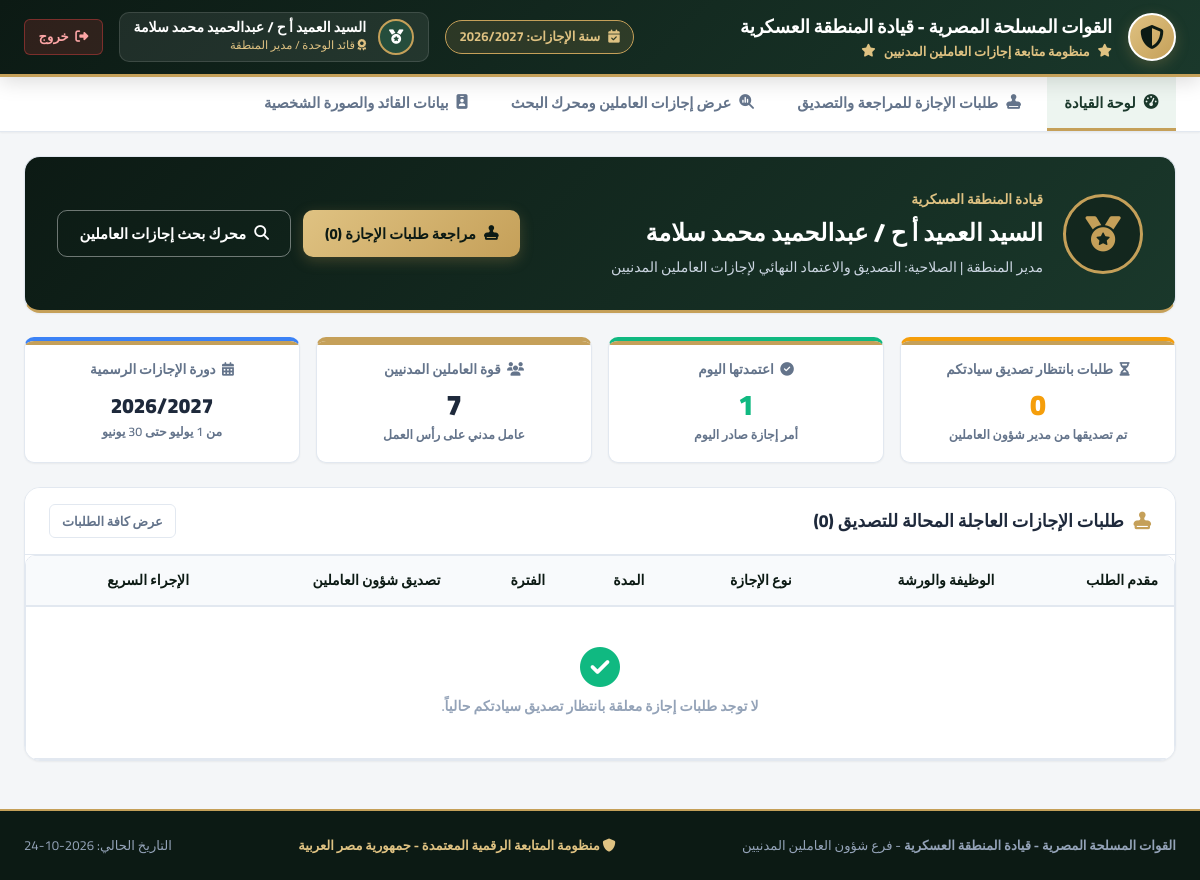
The app's page /commander/ (signed in) with its own data.
### leaves_management/models.py (models this page shows, shortened)
class UserProfile(models.Model):
    ROLE_CHOICES = [
        ('worker', 'العامل المدني'),
        ('hr_manager', 'مدير شئون العاملين'),
        ('commander', 'مدير المنطقة (العميد)'),
    ]
    user = models.OneToOneField(User, on_delete=models.CASCADE, related_name='profile')
    role = models.CharField(max_length=20, choices=ROLE_CHOICES, verbose_name="نوع الحساب")
    full_name = models.CharField(max_length=150, verbose_name="الاسم بالكامل")
    job_title = models.CharField(max_length=150, verbose_name="الوظيفة / المنصب")
    department = models.CharField(max_length=150, default="قيادة المنطقة العسكرية", verbose_name="القسم / الوحدة")
    phone = models.CharField(max_length=20, blank=True, verbose_name="رقم الهاتف")
    avatar = models.ImageField(upload_to='avatars/', null=True, blank=True, verbose_name="الصورة الشخصية")
    class Meta:
        verbose_name = "ملف المستخدم"
        verbose_name_plural = "ملفات المستخدمين"

### leaves_management/views.py (the view)
        def wrapper(request, *args, **kwargs):
            if not request.user.is_authenticated:
                return redirect('login')
            try:
                role = request.user.profile.role
            except Exception:
                role = 'worker'
            if role not in allowed_roles:
                messages.warning(request, 'عفواً، لا تملك الصلاحية للوصول إلى هذه الصفحة.')
                return redirect_by_role(request.user)
            return view_func(request, *args, **kwargs)

### leaves_management/models.py (called while the page is built)
def get_current_leave_year_info(target_date=None):
    if target_date is None:
        target_date = timezone.localdate()
    if isinstance(target_date, str):
        target_date = date.fromisoformat(target_date)
    if target_date.month >= 7:
        start_year = target_date.year
        end_year = target_date.year + 1
    else:
        start_year = target_date.year - 1
        end_year = target_date.year
    year_label = f"{start_year}/{end_year}"
    start_date = date(start_year, 7, 1)
    end_date = date(end_year, 6, 30)
    return year_label, start_date, end_date

### leaves_management/views.py (called while the page is built)
def role_required(*allowed_roles):
    def decorator(view_func):
        def wrapper(request, *args, **kwargs):
            if not request.user.is_authenticated:
                return redirect('login')
            try:
                role = request.user.profile.role
            except Exception:
                role = 'worker'
            if role not in allowed_roles:
                messages.warning(request, 'عفواً، لا تملك الصلاحية للوصول إلى هذه الصفحة.')
                return redirect_by_role(request.user)
            return view_func(request, *args, **kwargs)
        return wrapper
    return decorator

### templates/commander/dashboard.html (shortened to what this page needs)
{% extends 'base.html' %}
{% block content %}
<div class="commander-dashboard-container">
    <div class="mil-card" style="background: linear-gradient(135deg, #0c1a14 0%, #1a382b 100%); color: #ffffff; border-bottom: 3px solid var(--mil-gold);">
        <div class="mil-card-body" style="padding: 2rem;">
            <div style="display: flex; justify-content: space-between; align-items: center; flex-wrap: wrap; gap: 1.5rem;">
                <div style="display: flex; align-items: center; gap: 1.25rem;">
                    {% if user_profile and user_profile.avatar %}
                    <img src="{{ user_profile.avatar.url }}" alt="Commander Photo" style="width: 80px; height: 80px; border-radius: 50%; object-fit: cover; border: 3px solid var(--mil-gold); box-shadow: var(--shadow-gold);">
                    {% else %}
                    <div style="width: 80px; height: 80px; border-radius: 50%; background: var(--mil-dark-surface); border: 3px solid var(--mil-gold); display: flex; align-items: center; justify-content: center; font-size: 2.2rem; color: var(--mil-gold);">
                        <i class="fa-solid fa-medal"></i>
                    </div>
                    {% endif %}
                    <div>
                        <div style="font-size: 0.85rem; color: var(--mil-gold-light); font-weight: 700;">قيادة المنطقة العسكرية</div>
                        <h2 style="font-size: 1.5rem; font-weight: 900; color: #ffffff; margin-top: 0.2rem;">
                            {{ user_profile.full_name }}
                        </h2>
                        <div style="font-size: 0.88rem; color: #cbd5e1; margin-top: 0.25rem;">
                            {{ user_profile.job_title }} | الصلاحية: التصديق والاعتماد النهائي لإجازات العاملين المدنيين
                        </div>
                    </div>
                </div>
                <div style="display: flex; gap: 0.75rem; flex-wrap: wrap;">
                    <a href="{% url 'commander_requests' %}" class="btn btn-gold">
                        <i class="fa-solid fa-stamp"></i> مراجعة طلبات الإجازة ({{ pending_count }})
                    </a>
                    <a href="{% url 'commander_all_leaves' %}" class="btn btn-outline" style="color: #fff; border-color: rgba(255,255,255,0.4);">
                        <i class="fa-solid fa-magnifying-glass"></i> محرك بحث إجازات العاملين
                    </a>
                </div>
            </div>
        </div>
    </div>
    <div class="tally-grid" style="grid-template-columns: repeat(auto-fit, minmax(220px, 1fr)); margin-bottom: 1.5rem;">
        <div class="tally-box" style="border-top: 4px solid var(--warning);">
            <div class="tally-title"><i class="fa-solid fa-hourglass-half"></i> طلبات بانتظار تصديق سيادتكم</div>
            <div class="tally-metric" style="color: var(--warning);">{{ pending_count }}</div>
            <div class="tally-sub">تم تصديقها من مدير شؤون العاملين</div>
        </div>
        <div class="tally-box" style="border-top: 4px solid var(--success);">
            <div class="tally-title"><i class="fa-solid fa-circle-check"></i> اعتمدتها اليوم</div>
            <div class="tally-metric" style="color: var(--success);">{{ today_approved }}</div>
            <div class="tally-sub">أمر إجازة صادر اليوم</div>
        </div>
        <div class="tally-box" style="border-top: 4px solid var(--mil-gold);">
            <div class="tally-title"><i class="fa-solid fa-users"></i> قوة العاملين المدنيين</div>
            <div class="tally-metric">{{ total_workers }}</div>
            <div class="tally-sub">عامل مدني على رأس العمل</div>
        </div>
        <div class="tally-box" style="border-top: 4px solid #3b82f6;">
            <div class="tally-title"><i class="fa-solid fa-calendar-days"></i> دورة الإجازات الرسمية</div>
            <div class="tally-metric" style="font-size: 1.3rem; padding-top: 0.4rem;">{{ current_leave_year }}</div>
            <div class="tally-sub">من 1 يوليو حتى 30 يونيو</div>
        </div>
    </div>
    <div class="mil-card">
        <div class="mil-card-header">
            <div class="mil-card-title">
                <i class="fa-solid fa-stamp"></i>
                طلبات الإجازات العاجلة المحالة للتصديق ({{ pending_count }})
            </div>
            <a href="{% url 'commander_requests' %}" class="btn btn-sm btn-outline">عرض كافة الطلبات</a>
        </div>
        <div class="mil-card-body" style="padding: 0;">
            <div class="table-responsive">
                <table class="mil-table">
                    <thead>
                        <tr>
                            <th>مقدم الطلب</th>
                            <th>الوظيفة والورشة</th>
                            <th>نوع الإجازة</th>
                            <th>المدة</th>
                            <th>الفترة</th>
                            <th>تصديق شؤون العاملين</th>
                            <th>الإجراء السريع</th>
                        </tr>
                    </thead>
                    <tbody>
                        {% if pending_requests %}
                            {% for req in pending_requests %}
                            <tr>
                                <td>
                                    <strong>{{ req.applicant_name }}</strong>
                                    {% if req.is_manager_request %}
                                    <span class="badge badge-dark">مدير شؤون العاملين</span>
                                    {% endif %}
                                </td>
                                <td>
                                    <div>{{ req.applicant_job }}</div>
                                    <small class="text-muted">{{ req.applicant_department }}</small>
                                </td>
                                <td><span class="badge badge-info">{{ req.get_leave_type_display }}</span></td>
                                <td>
                                    <strong>{{ req.days_count }}</strong> يوم
                                    {% if req.permission_hours %}
                                    <small class="text-muted">({{ req.permission_hours }})</small>
                                    {% endif %}
                                </td>
                                <td>من {{ req.start_date|date:"Y-m-d" }} إلى {{ req.end_date|date:"Y-m-d" }}</td>
                                <td>
                                    <span class="badge badge-success">
                                        <i class="fa-solid fa-check"></i> مصدق ({{ req.hr_endorsed_by }})
                                    </span>
                                </td>
                                <td>
                                    <a href="{% url 'commander_requests' %}#req_{{ req.id }}" class="btn btn-sm btn-primary">
                                        <i class="fa-solid fa-pen-fancy"></i> اتخاذ القرار
                                    </a>
                                </td>
                            </tr>
                            {% endfor %}
                        {% else %}
                            <tr>
                                <td colspan="7" style="text-align: center; padding: 2.5rem 1rem; color: var(--text-muted);">
                                    <i class="fa-solid fa-circle-check" style="font-size: 2.5rem; color: #10b981; margin-bottom: 0.5rem;"></i>
                                    <div>لا توجد طلبات إجازة معلقة بانتظار تصديق سيادتكم حالياً.</div>
                                </td>
                            </tr>
                        {% endif %}
                    </tbody>
                </table>
            </div>
        </div>
    </div>
</div>
{% endblock %}

### templates/base.html (shortened to what this page needs)
<!DOCTYPE html>
<html lang="ar" dir="rtl">
<head>
    <link rel="stylesheet" href="https://cdnjs.cloudflare.com/ajax/libs/font-awesome/6.5.1/css/all.min.css">
    <link rel="stylesheet" href="/static/css/style.css">
</head>
<body>
    <header class="military-topbar">
        <div class="topbar-content">
            <div class="brand-section">
                <div class="eagle-emblem">
                    <i class="fa-solid fa-shield-halved"></i>
                </div>
                <div class="brand-titles">
                    <h1>{{ military_command }}</h1>
                    <div class="subtitle">
                        <i class="fa-solid fa-star"></i>
                        <span>{{ system_title }}</span>
                        <i class="fa-solid fa-star"></i>
                    </div>
                </div>
            </div>
            <div class="header-meta">
                <div class="leave-year-badge" title="السنة المالية والإجازات الرسمية (تبدأ من شهر 7 لشهر 7 في السنة التالية)">
                    <i class="fa-solid fa-calendar-check"></i>
                    <span>سنة الإجازات: <strong>{{ current_leave_year }}</strong></span>
                </div>
                {% if user.is_authenticated %}
                <div class="user-badge-header">
                    {% if user_profile and user_profile.avatar %}
                    <img src="{{ user_profile.avatar.url }}" alt="Avatar" class="user-avatar-sm">
                    {% else %}
                    <div class="user-avatar-sm">
                        {% if user_profile.role == 'commander' %}
                        <i class="fa-solid fa-medal"></i>
                        {% elif user_profile.role == 'hr_manager' %}
                        <i class="fa-solid fa-user-tie"></i>
                        {% else %}
                        <i class="fa-solid fa-id-card"></i>
                        {% endif %}
                    </div>
                    {% endif %}
                    <div class="user-meta-header">
                        <div class="name">{{ user_profile.full_name|default:user.username }}</div>
                        <div class="role-tag">
                            {% if user_profile.role == 'commander' %}
                            <i class="fa-solid fa-award"></i> قائد الوحدة / مدير المنطقة
                            {% elif user_profile.role == 'hr_manager' %}
                            <i class="fa-solid fa-briefcase"></i> مدير شؤون العاملين
                            {% else %}
                            <i class="fa-solid fa-users"></i> بوابة العامل المدني
                            {% endif %}
                        </div>
                    </div>
                </div>
                <a href="{% url 'logout' %}" class="btn-logout" title="تسجيل الخروج">
                    <i class="fa-solid fa-right-from-bracket"></i>
                    <span>خروج</span>
                </a>
                {% endif %}
            </div>
        </div>
    </header>
    {% if user.is_authenticated %}
    <nav class="military-nav">
        <div class="nav-container">
            {% if user_profile.role == 'worker' %}
                <a href="{% url 'worker_dashboard' %}" class="nav-link {% if request.resolver_match.url_name == 'worker_dashboard' %}active{% endif %}">
                    <i class="fa-solid fa-file-pen"></i>
                    <span>بوابة تقديم ومتابعة الإجازات</span>
                </a>
            {% elif user_profile.role == 'commander' %}
                <a href="{% url 'commander_dashboard' %}" class="nav-link {% if request.resolver_match.url_name == 'commander_dashboard' %}active{% endif %}">
                    <i class="fa-solid fa-gauge-high"></i>
                    <span>لوحة القيادة</span>
                </a>
                <a href="{% url 'commander_requests' %}" class="nav-link {% if request.resolver_match.url_name == 'commander_requests' %}active{% endif %}">
                    <i class="fa-solid fa-stamp"></i>
                    <span>طلبات الإجازة للمراجعة والتصديق</span>
                </a>
                <a href="{% url 'commander_all_leaves' %}" class="nav-link {% if request.resolver_match.url_name == 'commander_all_leaves' %}active{% endif %}">
                    <i class="fa-solid fa-magnifying-glass-chart"></i>
                    <span>عرض إجازات العاملين ومحرك البحث</span>
                </a>
                <a href="{% url 'commander_profile' %}" class="nav-link {% if request.resolver_match.url_name == 'commander_profile' %}active{% endif %}">
                    <i class="fa-solid fa-id-badge"></i>
                    <span>بيانات القائد والصورة الشخصية</span>
                </a>
            {% endif %}
        </div>
    </nav>
    {% endif %}
    <main class="main-wrapper">
        {% block content %}{% endblock %}
    </main>
    <footer class="military-footer">
        <div class="footer-content">
            <div>
                <strong>{{ military_command }}</strong> - {{ unit_branch }}
            </div>
            <div class="footer-creds">
                <i class="fa-solid fa-shield"></i> منظومة المتابعة الرقمية المعتمدة - جمهورية مصر العربية
            </div>
            <div>
                التاريخ الحالي: {{ today_date|date:"Y-m-d" }}
            </div>
        </div>
    </footer>
</body>
</html>

### records on screen
UserProfile: full_name "السيد العميد أ ح / عبدالحميد محمد سلامة", job_title "مدير المنطقة"

### other values on screen
{{ military_command }} "القوات المسلحة المصرية - قيادة المنطقة العسكرية"
{{ system_title }} "منظومة متابعة إجازات العاملين المدنيين"
{{ current_leave_year }} "2026/2027"
{{ pending_count }} "0"
{{ today_approved }} "1"
{{ total_workers }} "7"
{{ unit_branch }} "فرع شؤون العاملين المدنيين"
{{ today_date|date:"Y-m-d" }} "2026-10-24"
